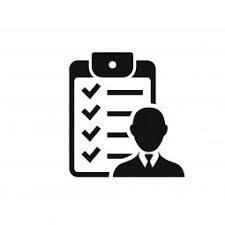
//> input picture image1102.png, 225 x 225 px
$ ./main   (built with g++ and OpenCV 4)
//> lines starting //> are read from the running program, lines starting //| are printed output that depends on the picture; after the words box and inside, x2 and y2 are one past the last pixel; in counts of white or black regions, pixels touching at a corner belong together
/*3.	Ïðîãðàìà, ÿêà ïðèéìàº íà âõ³ä çîáðàæåííÿ òà ôîðìóº íà âèõîä³
äâà ³íøèõ çàøèôðîâàíèõ çîáðàæåííÿ çà ìåòîäîì «Â³çóàëüíà êðèïòîãðàô³ÿ»  */

#include <opencv2\opencv.hpp>
#include <ctime>

using namespace cv;
using namespace std;


class kodirovkaf
{
private:
    Mat foto;
    unsigned char* shifr1; //ìàñèâè äëÿ çîáðàæåíü
    unsigned char* shifr2;
public:
    kodirovkaf(string nazva)
    {
//> called with nazva = "image1102.png"
        foto = imread(nazva, IMREAD_GRAYSCALE); //ïðåîáðàçóåò èçîáðàæåíèå â îäíîêàíàëüíîå èçîáðàæåíèå â îòòåíêàõ ñåðîãî (âíóòðåííåå ïðåîáðàçîâàíèå êîäåêà)
//> foto is the input picture: 225 rows x 225 cols, CV_8UC1; min 0, max 255, mean 227.5
        shifr1 = new unsigned char[foto.cols * foto.rows * 4]; // ðÿäêè ³ ñòîâïö³ 1 øèôðó; íà êîæåí ï³êñåëü 4 çàêîäîâàíèõ çîáðàæåííÿ
        shifr2 = new unsigned char[foto.cols * foto.rows * 4]; // ðÿäêè ³ ñòîâïö³ 2 øèôðó
    }
    void sohran()
    {
        Mat shifr11(foto.cols * 2, foto.rows * 2, 0); // ïðîõîäèì ïî ðÿäêàõ ³ ïåðåâîäèì ìàñèâ â ìàòîâñüêèé îá'ºêò
        Mat shifr22(foto.cols * 2, foto.rows * 2, 0); // 0 - öå ùîá áóëî ÷îðíî á³ëå
        for (int row = 0; row < foto.rows * 2; row++)
        {
            for (int col = 0; col < foto.cols * 2; col++)
            {
                shifr11.at<uint8_t>(row, col) = shifr1[row * foto.cols * 2 + col]; // çàïîâíþº çîáðàæåííÿ
                shifr22.at<uint8_t>(row, col) = shifr2[row * foto.cols * 2 + col];
            }
        }
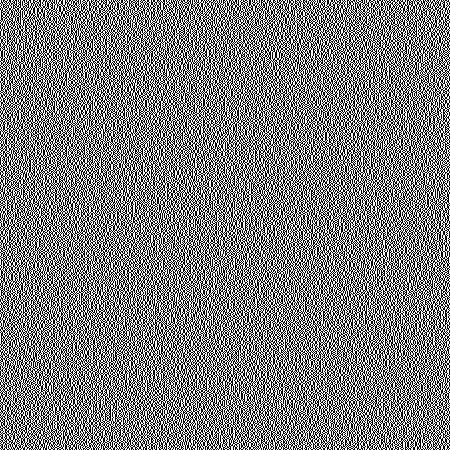
//> shifr11: 450 rows x 450 cols, CV_8UC1; 50% white in thin lines or dots
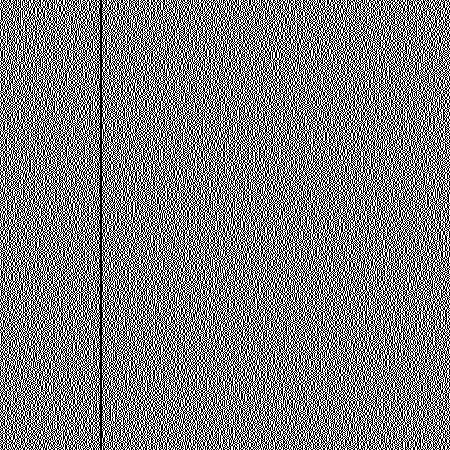
//> shifr22: 450 rows x 450 cols, CV_8UC1; 49.8% white in thin lines or dots
        imwrite("part01.png", shifr11);
        imwrite("part02.png", shifr22);
    }
    void make_shifr()
    {
        for (int row = 0; row < foto.rows * 2; row++) // ðîáèìî ïåðøå çîáðàæåííÿ ðàíäîìíî
        {
            for (int col = 0; col < foto.cols * 2; col = col + 2) // ïðîõîäèìî ïî ïàðàõ äîâæèíà ³ øèðèíà çàâæäè ïàðíà
            {
                int random_val = rand() % 2;
                switch (random_val)
                {
                case 0:
                {
                    shifr1[row * foto.cols * 2 + col] = 255;
                    shifr1[row * foto.cols * 2 + col + 1] = 0;
                    break;
                }
                case 1:
                {
                    shifr1[row * foto.cols * 2 + col] = 0;
                    shifr1[row * foto.cols * 2 + col + 1] = 255;
                    break;
                }
                }
            }
        }
        for (int row = 0; row < foto.rows * 2; row++) // êîäóýòüñÿ ïàðàìè çîáðàæåííÿ
        {
            for (int col = 0; col < foto.cols * 2; col = col + 2)
            {
                if (foto.at<uint8_t>(row / 2, col / 2) > 150) // ïðîâ³ðêà íà ñâ³òëó êë³òèíêó
                {
                    shifr2[row * foto.cols * 2 + col] = shifr1[row * foto.cols * 2 + col];// á³ëèé
                    shifr2[row * foto.cols * 2 + col + 1] = shifr1[row * foto.cols * 2 + col + 1];
                }
                else
                {
                    shifr2[row * foto.cols * 2 + col] = shifr1[row * foto.cols * 2 + col + 1]; // ÷îðíèé
                    shifr2[row * foto.cols * 2 + col + 1] = shifr1[row * foto.cols * 2 + col];
                }
            }
        }
        for (int row = 0; row < foto.rows * 2; row++)
        {
            for (int col = 0; col < foto.cols * 2; col = col + 2)
            {
                if (col == 100)
                {

                    shifr2[row * foto.cols * 2 + col] = 0;
                    shifr2[row * foto.cols * 2 + col + 1] = 0;
                }
            }
        }
        };

};


class shifr_1_2
{
private:
    Mat shifr1; // çàêîäîâàí³ çîáðàæåííÿ
    Mat shifr2;
    unsigned char* arr;
public:
    shifr_1_2(string part01, string part02)
    {
        shifr1 = imread(part01, IMREAD_GRAYSCALE); // ç÷èòóºì 1 çîáðàæåííÿ
        shifr2 = imread(part02, IMREAD_GRAYSCALE); // ç÷èòóºì 2 çîáðàæåííÿ
        arr = new unsigned char[shifr1.cols * shifr1.rows / 4]; // ðîáèìîìàñèâ äàííèõ ïîä³ëåíèé íà 4,
    }
    void sohran()
    {
        Mat unshifr(shifr1.cols / 2, shifr1.rows / 2, 0);
        for (int row = 0; row < shifr1.rows / 2; row++) //
        {
            for (int col = 0; col < shifr1.cols / 2; col++)
            {
                unshifr.at<uint8_t>(row, col) = arr[row * shifr1.cols / 2 + col];
            }
        }
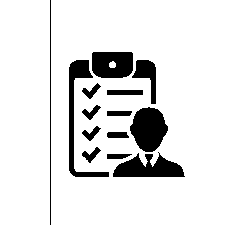
//> unshifr: 225 rows x 225 cols, CV_8UC1; 88.1% white; 14 black regions, largest, box (x1, y1, x2, y2) and area: (130, 107, 168, 152) 1216, (113, 152, 185, 177) 1109, (69, 60, 109, 177) 1016
        imwrite("result.png", unshifr);
    }
    void orig_init()
    {
        for (int row = 0; row < shifr1.rows; row = row + 2) // ïðîá³ãàºìî âñ³ çàêîäîâàí³ ïî ðÿäêàõ çðàçó ïåðåâ³ðÿìî 4 ï³êñ³ëÿ ³ çð³âíþºì 4 ïåðøîãî ³ 4 äðóãîãî
        {
            for (int col = 0; col < shifr1.cols; col = col + 2)
            {

                if ((shifr1.at<uint8_t>(row, col) == shifr2.at<uint8_t>(row, col)) && (shifr1.at<uint8_t>(row, col + 1) == shifr2.at<uint8_t>(row, col + 1)) && (shifr1.at<uint8_t>(row + 1, col) == shifr2.at<uint8_t>(row + 1, col)) && (shifr1.at<uint8_t>(row + 1, col + 1) == shifr2.at<uint8_t>(row + 1, col + 1)))
                {
                    arr[row * shifr1.cols / 4 + col / 2] = 255;
                }
                else
                {
                    arr[row * shifr1.cols / 4 + col / 2] = 0;
                }
            }
        }
    }
};


int main()
{
    int a ;
    srand(time(0)); // ïðè êîæíîìó çàïóñêó çàíîâî ðàíäîìèòü ÷èñëà
    kodirovkaf images("image1102.png");
    images.make_shifr();
    images.sohran();
    shifr_1_2 im("part01.png", "part02.png");
    im.orig_init();
    im.sohran();
    return 0;
}
